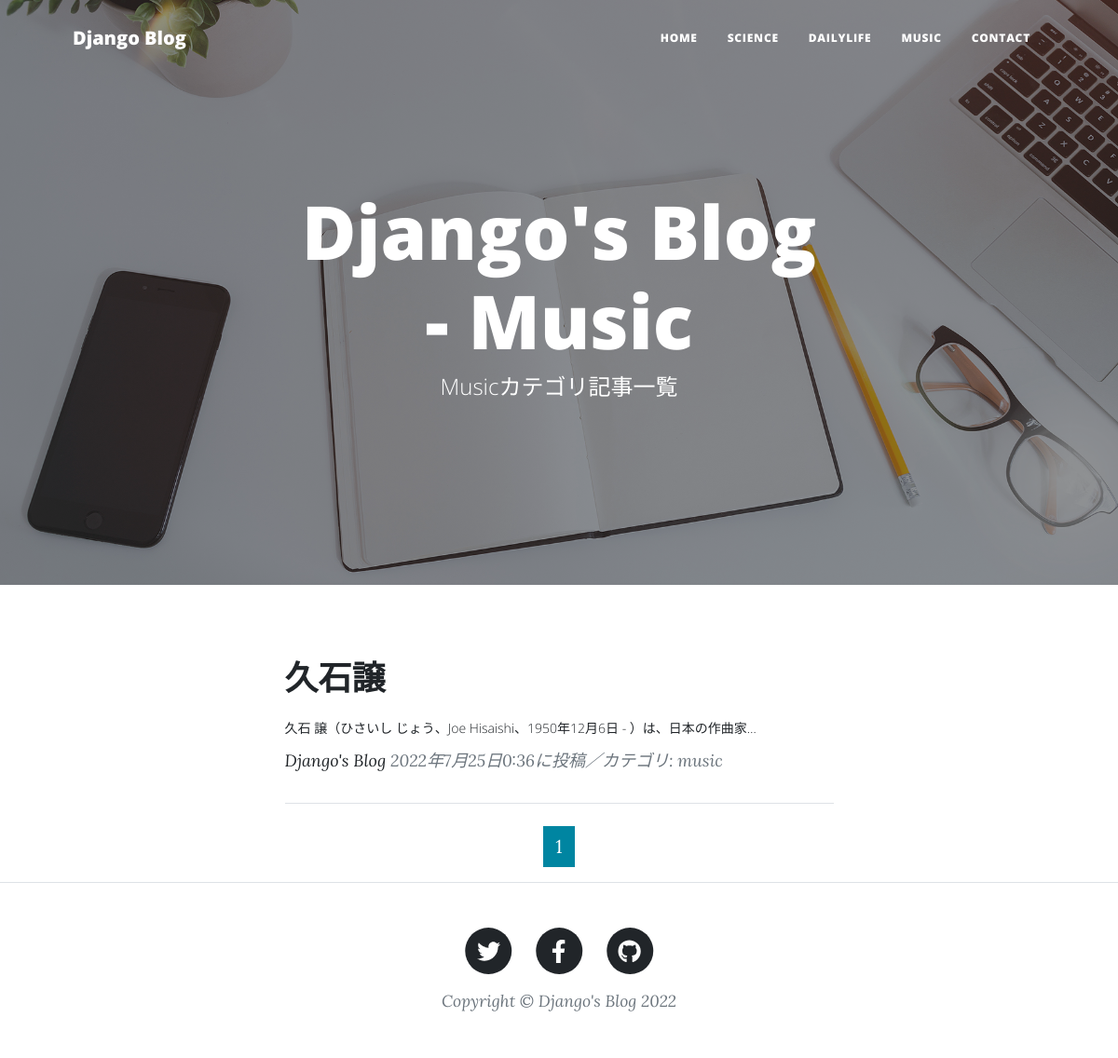
/music-list/, run on the app's committed database.
### blogapp/models.py (models this page shows, shortened)
class BlogPost(models.Model):
	CATEGORY =(('science', '科学のこと'),
			   ('dailylife', '日常のこと'),
			   ('music', '音楽のこと'))
	title = models.CharField(
		verbose_name='タイトル',
		max_length=200
		)
	content = models.TextField(
		verbose_name='本文'
		)
	posted_at = models.DateTimeField(
		verbose_name='投稿日時',
		auto_now_add=True
		)
	category = models.CharField(
		verbose_name='カテゴリ',
		max_length=50,
		choices=CATEGORY
		)

### blogapp/views.py (the view)
# urls.py: path('music-list/', views.MusicView.as_view(), name='music_list'),
class MusicView(ListView):
	template_name = 'music_list.html'
	model = BlogPost
	context_object_name = 'music_records'
	queryset = BlogPost.objects.filter(category='music').order_by('-posted_at')
	paginate_by = 2

### templates/music_list.html (shortened to what this page needs)
{% extends 'base.html' %}
{% load static %}
        {% block header %}
        <header class="masthead" style="background-image: url({% static 'assets/img/home-bg.jpg' %})">
            <div class="container position-relative px-4 px-lg-5">
                <div class="row gx-4 gx-lg-5 justify-content-center">
                    <div class="col-md-10 col-lg-8 col-xl-7">
                        <div class="site-heading">
                            <h1> Django's Blog - Music</h1>
                            <span class="subheading">Musicカテゴリ記事一覧</span>
                        </div>
                    </div>
                </div>
            </div>
        </header>
        {% endblock %}
        {% block contents %}
        <div class="container px-4 px-lg-5">
            <div class="row gx-4 gx-lg-5 justify-content-center">
                <div class="col-md-10 col-lg-8 col-xl-7">
                    {% for record in music_records %}
                    <div class="post-preview">
                        <a href="{% url 'blogapp:blog_detail' record.pk %}">
                            <h2 class="post-title">{{ record.title }}</h2>
                            <h3 class="post-subtitle">
                                <span style="font-size : 14px">
                                    {{ record.content|truncatechars:50 }}
                                </span>
                            </h3>
                        </a>
                        <p class="post-meta">
                            <a href="#!">Django's Blog</a>
                            {{ record.posted_at }}に投稿／カテゴリ:
                            {{ record.category }}
                        </p>
                    </div>
                    <hr class="my-4" />
                    {% endfor %}
                    {% include "pagination.html" %}
                </div>
            </div>
        </div>
        {% endblock %}

### data on the page
BlogPost: title "久石譲", content "久石 譲（ひさいし じょう、Joe Hisaishi、1950年12月6日 - ）は、日本の作曲家…", posted_at "2022年7月25日0:36", category "music"

### other printed values
{{ num }} "1"
